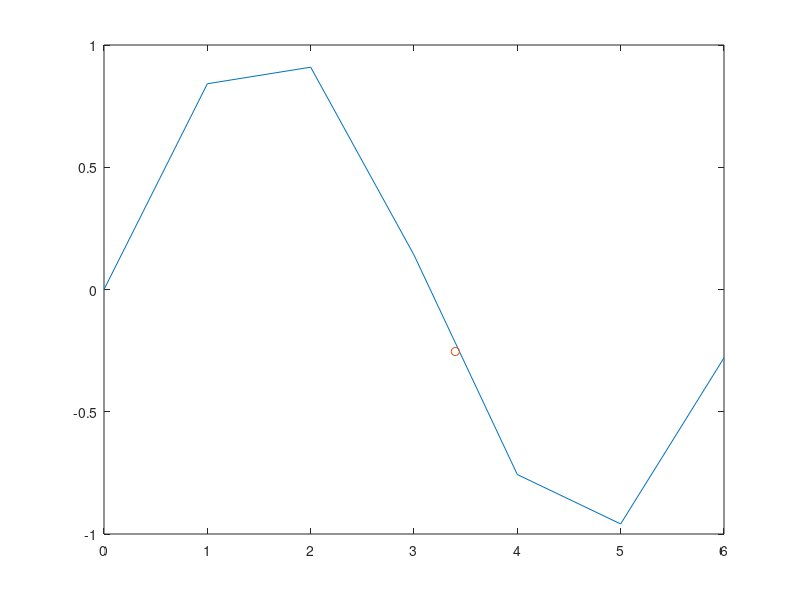

MATLAB code to generate this figure:
% LAGRANGE INTERPOLATION POLYNOMIAL
clc;
clear;
close all;

dataX = 0:6;
dataY = [0 0.8415 0.9093 0.1411 -0.7568 -0.9589 -0.2794];
n = length(dataX);
x = 3.4;
sum = 0;

for j = 1:n
    prod = 1;
    for k = 1:n
        if j ~= k
            prod = prod * (x - dataX(k)) / (dataX(j) - dataX(k));
        end
    end
    sum = sum + prod * dataY(j);
end
y = sum; 
plot(dataX, dataY) 
hold on
plot(x, y, 'o')

